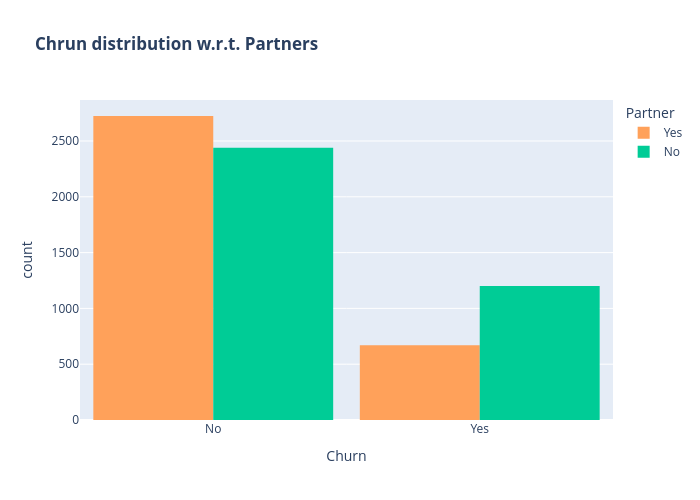

The code cell stored with this chart in its notebook:
### Markdown cell above
- Customers without dependents are more likely to churn

### Code cell
color_map = {"Yes": '#FFA15A', "No": '#00CC96'}
fig = px.histogram(df, x="Churn", color="Partner", barmode="group", title="<b>Churn distribution w.r.t. Partners</b>", color_discrete_map=color_map)
fig.update_layout(width=700, height=500, bargap=0.1)
fig.show()

### Figure 1 — Plotly figure (JSON) as saved in the notebook; plotly's stock layout.template omitted (floating-point values rounded to 4 significant figures; data arrays with more than 128 entries replaced by an {"elided": "..."} marker saying what was removed)
{"data": [{"alignmentgroup": "True", "bingroup": "x", "hovertemplate": "Partner=Yes<br>Churn=%{x}<br>count=%{y}<extra></extra>", "legendgroup": "Yes", "marker": {"color": "#FFA15A", "pattern": {"shape": ""}}, "name": "Yes", "offsetgroup": "Yes", "orientation": "v", "showlegend": true, "type": "histogram", "x": {"elided": "3393 str values"}, "xaxis": "x", "yaxis": "y"}, {"alignmentgroup": "True", "bingroup": "x", "hovertemplate": "Partner=No<br>Churn=%{x}<br>count=%{y}<extra></extra>", "legendgroup": "No", "marker": {"color": "#00CC96", "pattern": {"shape": ""}}, "name": "No", "offsetgroup": "No", "orientation": "v", "showlegend": true, "type": "histogram", "x": {"elided": "3639 str values"}, "xaxis": "x", "yaxis": "y"}], "layout": {"bargap": 0.1, "barmode": "group", "height": 500, "legend": {"title": {"text": "Partner"}, "tracegroupgap": 0}, "title": {"text": "<b>Chrun distribution w.r.t. Partners</b>"}, "width": 700, "xaxis": {"anchor": "y", "domain": [0, 1], "title": {"text": "Churn"}}, "yaxis": {"anchor": "x", "domain": [0, 1], "title": {"text": "count"}}}}
